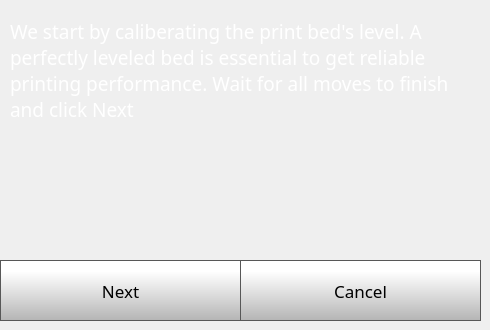
    <widget class="QWidget" name="quickStep1Page">
     <widget class="QLabel" name="caliberateLabel_6">
      <property name="geometry">
       <rect>
        <x>10</x>
        <y>10</y>
        <width>461</width>
        <height>121</height>
       </rect>
      </property>
      <property name="font">
       <font>
        <family>Gotham</family>
        <pointsize>14</pointsize>
        <weight>50</weight>
        <bold>false</bold>
       </font>
      </property>
      <property name="styleSheet">
       <string notr="true">color: rgb(255, 255, 255);</string>
      </property>
      <property name="text">
       <string>We start by caliberating the print bed's level. A perfectly leveled bed is essential to get reliable printing performance. Wait for all moves to finish and click Next</string>
      </property>
      <property name="wordWrap">
       <bool>true</bool>
      </property>
     </widget>
     <widget class="QPushButton" name="quickStep1CancelButton">
      <property name="geometry">
       <rect>
        <x>240</x>
        <y>260</y>
        <width>241</width>
        <height>61</height>
       </rect>
      </property>
      <property name="font">
       <font>
        <family>Gotham</family>
        <pointsize>13</pointsize>
       </font>
      </property>
      <property name="styleSheet">
       <string notr="true">QPushButton {
     border: 1px solid rgb(87, 87, 87);
	background-color: qlineargradient(spread:pad, x1:0, y1:1, x2:0, y2:0.188, stop:0 rgba(180, 180, 180, 255), stop:1 rgba(255, 255, 255, 255));


}

QPushButton:pressed {
    background-color: qlineargradient(x1: 0, y1: 0, x2: 0, y2: 1,
                                      stop: 0 #dadbde, stop: 1 #f6f7fa);
}

QPushButton:flat {
    border: none; /* no border for a flat push button */
}

QPushButton:default {
    border-color: navy; /* make the default button prominent */
}

QPushButton:focus {
	outline: none;
}</string>
      </property>
      <property name="text">
       <string>Cancel</string>
      </property>
      <property name="iconSize">
       <size>
        <width>40</width>
        <height>40</height>
       </size>
      </property>
     </widget>
     <widget class="QPushButton" name="quickStep1NextButton">
      <property name="geometry">
       <rect>
        <x>0</x>
        <y>260</y>
        <width>241</width>
        <height>61</height>
       </rect>
      </property>
      <property name="font">
       <font>
        <family>Gotham</family>
        <pointsize>13</pointsize>
       </font>
      </property>
      <property name="styleSheet">
       <string notr="true">QPushButton {
     border: 1px solid rgb(87, 87, 87);
	background-color: qlineargradient(spread:pad, x1:0, y1:1, x2:0, y2:0.188, stop:0 rgba(180, 180, 180, 255), stop:1 rgba(255, 255, 255, 255));


}

QPushButton:pressed {
    background-color: qlineargradient(x1: 0, y1: 0, x2: 0, y2: 1,
                                      stop: 0 #dadbde, stop: 1 #f6f7fa);
}

QPushButton:flat {
    border: none; /* no border for a flat push button */
}

QPushButton:default {
    border-color: navy; /* make the default button prominent */
}

QPushButton:focus {
	outline: none;
}</string>
      </property>
      <property name="text">
       <string>Next</string>
      </property>
      <property name="iconSize">
       <size>
        <width>40</width>
        <height>40</height>
       </size>
      </property>
     </widget>
    </widget>
